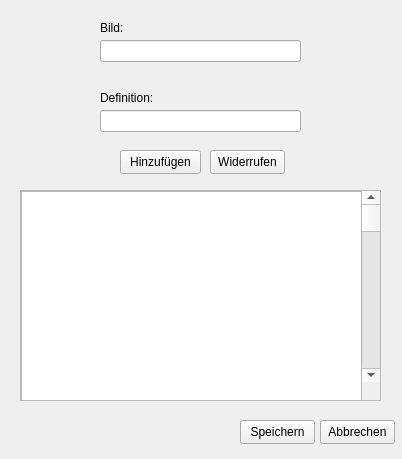
<?xml version="1.0" encoding="UTF-8"?>
<ui version="4.0">
 <class>Set_Creator_T2I</class>
 <widget class="QWidget" name="Set_Creator_T2I">
  <property name="geometry">
   <rect>
    <x>0</x>
    <y>0</y>
    <width>402</width>
    <height>459</height>
   </rect>
  </property>
  <property name="windowTitle">
   <string>Bild-zu-Definition-Set hinzufügen</string>
  </property>
  <widget class="QLineEdit" name="Term_Edit">
   <property name="geometry">
    <rect>
     <x>100</x>
     <y>40</y>
     <width>201</width>
     <height>22</height>
    </rect>
   </property>
  </widget>
  <widget class="QLineEdit" name="Def_Edit">
   <property name="geometry">
    <rect>
     <x>100</x>
     <y>110</y>
     <width>201</width>
     <height>22</height>
    </rect>
   </property>
  </widget>
  <widget class="QLabel" name="Image_Label">
   <property name="geometry">
    <rect>
     <x>100</x>
     <y>20</y>
     <width>49</width>
     <height>16</height>
    </rect>
   </property>
   <property name="text">
    <string>Bild:</string>
   </property>
  </widget>
  <widget class="QLabel" name="Def_Label">
   <property name="geometry">
    <rect>
     <x>100</x>
     <y>90</y>
     <width>71</width>
     <height>16</height>
    </rect>
   </property>
   <property name="text">
    <string>Definition:</string>
   </property>
  </widget>
  <widget class="QScrollArea" name="Pairs_scrollArea">
   <property name="geometry">
    <rect>
     <x>20</x>
     <y>190</y>
     <width>361</width>
     <height>211</height>
    </rect>
   </property>
   <property name="widgetResizable">
    <bool>true</bool>
   </property>
   <widget class="QWidget" name="scrollAreaWidgetContents">
    <property name="geometry">
     <rect>
      <x>0</x>
      <y>0</y>
      <width>359</width>
      <height>209</height>
     </rect>
    </property>
    <widget class="QScrollBar" name="Pairs_scrollBar">
     <property name="geometry">
      <rect>
       <x>340</x>
       <y>0</y>
       <width>20</width>
       <height>191</height>
      </rect>
     </property>
     <property name="orientation">
      <enum>Qt::Vertical</enum>
     </property>
    </widget>
    <widget class="QListWidget" name="Pairs_ListWidget">
     <property name="geometry">
      <rect>
       <x>0</x>
       <y>0</y>
       <width>341</width>
       <height>211</height>
      </rect>
     </property>
    </widget>
   </widget>
  </widget>
  <widget class="QPushButton" name="Add_Pair_Button">
   <property name="geometry">
    <rect>
     <x>120</x>
     <y>150</y>
     <width>81</width>
     <height>24</height>
    </rect>
   </property>
   <property name="text">
    <string>Hinzufügen</string>
   </property>
  </widget>
  <widget class="QPushButton" name="Close_Button">
   <property name="geometry">
    <rect>
     <x>320</x>
     <y>420</y>
     <width>75</width>
     <height>24</height>
    </rect>
   </property>
   <property name="text">
    <string>Abbrechen</string>
   </property>
  </widget>
  <widget class="QPushButton" name="Save_Button">
   <property name="geometry">
    <rect>
     <x>240</x>
     <y>420</y>
     <width>75</width>
     <height>24</height>
    </rect>
   </property>
   <property name="text">
    <string>Speichern</string>
   </property>
  </widget>
  <widget class="QPushButton" name="Remove_Pair_Button">
   <property name="geometry">
    <rect>
     <x>210</x>
     <y>150</y>
     <width>75</width>
     <height>24</height>
    </rect>
   </property>
   <property name="text">
    <string>Widerrufen</string>
   </property>
  </widget>
 </widget>
 <resources/>
 <connections/>
</ui>
